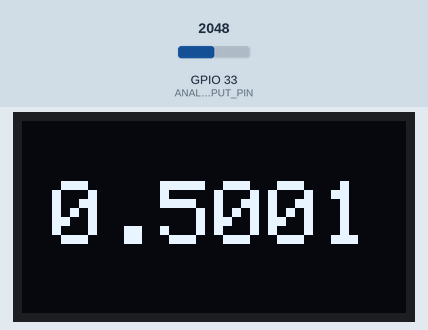
Bench run of a sketch on a simulated ESP32. Parts: 128×64 one-colour display. Inputs (shaded band) come from the test bench; at power-on: GPIO 33 (ANALOG_INPUT_PIN) = 2048. What the sketch prints to the serial monitor is not drawn.

Above: at 1.2 s.
1.3 s: GPIO 33 (ANALOG_INPUT_PIN) set to 2866
At 2.2 s:
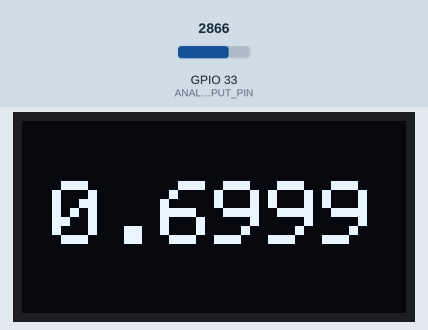
2.8 s: GPIO 33 (ANALOG_INPUT_PIN) set to 3603
At 3.8 s:
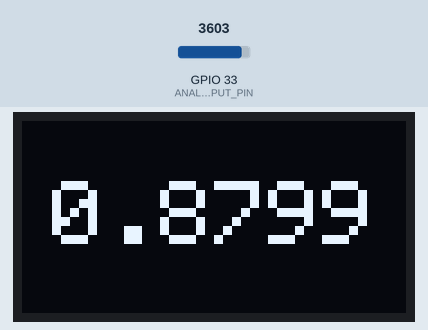
4.3 s: GPIO 33 (ANALOG_INPUT_PIN) set to 4095
At 5.6 s:
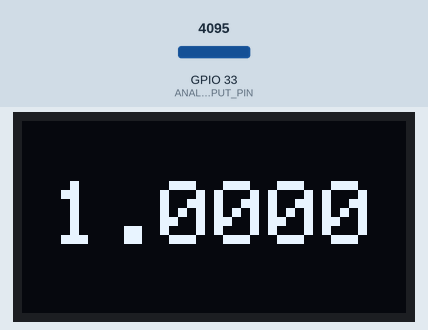
Timing chart, 0 to 7.3 s (numbered marks = the images above; inputs shaded):
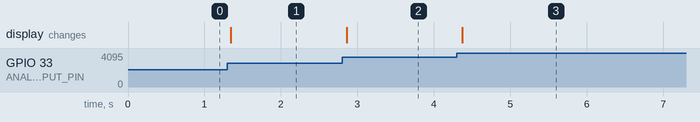

The sketch:

AnalogOutTextOLED.ino
```cpp
/**
 * Reads in an analog value and sends over the serial port either:
 * 1. A normalized value [0, 1] inclusive with 4 decimal point precision
 * 2. The raw analog value (e.g., 0-1023)
 *
 * Also displays either the normalized val on the OLED or the raw analog val
 *
 * By Jon E. Froehlich
 * @jonfroehlich
 * http://makeabilitylab.io
 *
 */

// #include <SPI.h> // Comment out when using i2c
#include <Wire.h>
#include <Adafruit_GFX.h>
#include <Adafruit_SSD1306.h>

const int DELAY_MS = 50;

#define SCREEN_WIDTH 128 // OLED display width, in pixels
#define SCREEN_HEIGHT 64 // OLED display height, in pixels

// Declaration for an SSD1306 display connected to I2C (SDA, SCL pins)
#define OLED_RESET     4 // Reset pin # (or -1 if sharing Arduino reset pin)
Adafruit_SSD1306 _display(SCREEN_WIDTH, SCREEN_HEIGHT, &Wire, OLED_RESET);

// Preprocessor defines for cross-platform portability
#if defined(ESP32)
  const int MAX_ANALOG_VAL = 4095;  // ESP32 has a 12-bit ADC (0-4095)
  const int ANALOG_INPUT_PIN = A5;  // Use A5 on ESP32
#else
  const int MAX_ANALOG_VAL = 1023;  // AVR Arduinos have a 10-bit ADC (0-1023)
  const int ANALOG_INPUT_PIN = A0;  // Use A0 on Arduino
#endif

int _lastAnalogVal = -1;

// If false, only sends new data when the new analog value does not
// equal the last analog value. If true, always sends the data
boolean _alwaysSendData = true;

// Send fractional value or raw analog value
boolean _transmitFraction = true;

void setup() {
  Serial.begin(115200);

  // SSD1306_SWITCHCAPVCC = generate display voltage from 3.3V internally
  if(!_display.begin(SSD1306_SWITCHCAPVCC, 0x3D)) { // Address 0x3D for 128x64
    Serial.println(F("SSD1306 allocation failed"));
    for(;;); // Don't proceed, loop forever
  }

  _display.clearDisplay();
  _display.setTextSize(1);      // Normal 1:1 pixel scale
  _display.setTextColor(SSD1306_WHITE); // Draw white text
  _display.setCursor(0, 0);     // Start at top-left corner
}

void loop() {

  int analogVal = analogRead(ANALOG_INPUT_PIN);

  // If the analog value has changed, send a new one over serial
  if(_alwaysSendData || _lastAnalogVal != analogVal){
    float valFrac = analogVal / (float)MAX_ANALOG_VAL;

    int16_t x1, y1;
    uint16_t textWidth, textHeight;

    _display.setTextSize(3);
    String strAnalogVal = (String)analogVal;
    if(_transmitFraction){
      _display.getTextBounds("0.0000", 0, 0, &x1, &y1, &textWidth, &textHeight);
    }else{
      _display.getTextBounds(strAnalogVal, 0, 0, &x1, &y1, &textWidth, &textHeight);
    }

    uint16_t yText = _display.height() / 2 - textHeight / 2;
    uint16_t xText = _display.width() / 2 - textWidth / 2;

    _display.clearDisplay();
    _display.setCursor(xText, yText);
    if(_transmitFraction){
      _display.println(valFrac, 4);
      Serial.println(valFrac, 4); // 4 decimal point precision
    }else{
      _display.println(strAnalogVal);
      Serial.println(analogVal);
    }
    _display.display();
  }

  _lastAnalogVal = analogVal;
  delay(DELAY_MS);
}
```

Measured:
- after the input at 1.3 s, the display: changes at once (image 1)
- after the input at 2.8 s, the display: changes after 0.06 s (image 2)
- after the input at 4.3 s, the display: changes after 0.08 s (image 3)
